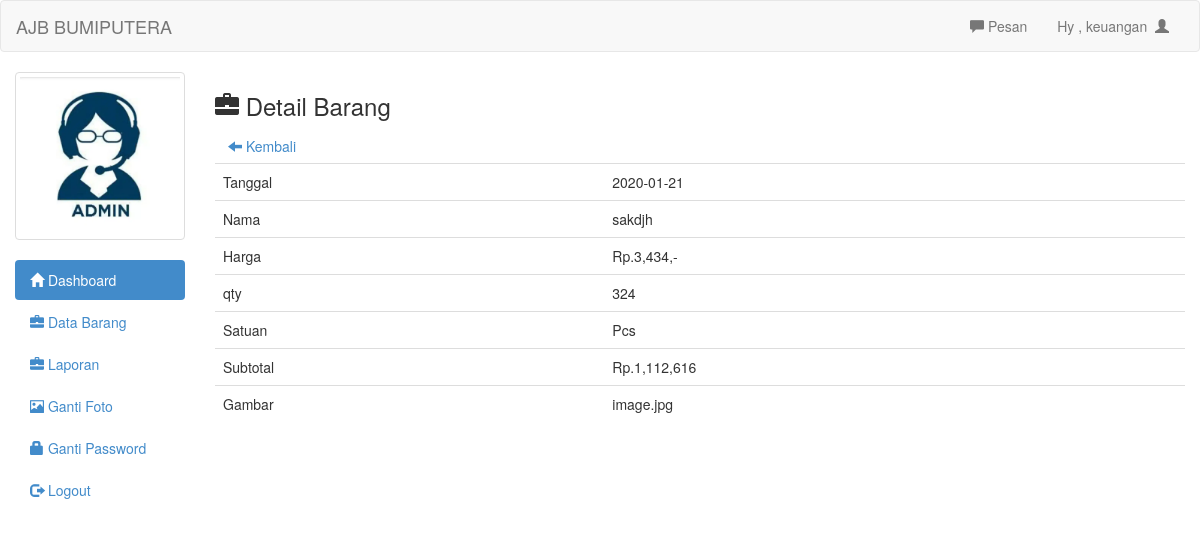
/admin/det_barang.php?id=37 (signed in), run on the app's committed database.
### tables this page shows
CREATE TABLE IF NOT EXISTS `user` (
`id` int(11) NOT NULL,
  `uname` varchar(45) DEFAULT NULL,
  `pass` varchar(70) DEFAULT NULL,
  `level` varchar(45) DEFAULT NULL,
  `foto` tinytext
);

CREATE TABLE IF NOT EXISTS `barang` (
`id` int(11) NOT NULL,
  `tanggal` date DEFAULT NULL,
  `nama` varchar(50) DEFAULT NULL,
  `harga` int(25) DEFAULT NULL,
  `qty` int(11) DEFAULT NULL,
  `satuan` varchar(50) DEFAULT NULL,
  `subtotal` int(25) DEFAULT NULL,
  `idnota` int(11) NOT NULL
);

CREATE TABLE IF NOT EXISTS `nota` (
`idnota` int(11) NOT NULL,
  `gambar` longblob,
  `nama_gambar` varchar(50) DEFAULT NULL,
  `type_gambar` varchar(50) DEFAULT NULL,
  `ukuran_gambar` varchar(50) DEFAULT NULL
);

### admin/det_barang.php (the view)
<?php
include 'header.php';
?>
<h3><span class="glyphicon glyphicon-briefcase"></span>  Detail Barang</h3>
<a class="btn" href="barang.php"><span class="glyphicon glyphicon-arrow-left"></span>  Kembali</a>
<?php
$id_brg=mysql_real_escape_string($_GET['id']);
$det=mysql_query("SELECT
barang.*, nota.nama_gambar FROM barang INNER JOIN nota ON barang.idnota = nota.idnota WHERE id='$id_brg'")or die(mysql_error());
while($d=mysql_fetch_array($det)){
	?>
	<table class="table">
		<tr>
			<td>Tanggal</td>
			<td><?php echo $d['tanggal'] ?></td>
		</tr>
		<tr>
			<td>Nama</td>
			<td><?php echo $d['nama'] ?></td>
		</tr>
		<tr>
			<td>Harga</td>
			<td>Rp.<?php echo number_format($d['harga']) ?>,-</td>
		</tr>
		<tr>
			<td>qty</td>
			<td><?php echo $d['qty'] ?></td>
		</tr>
		<tr>
			<td>Satuan</td>
			<td><?php echo $d['satuan'] ?></td>
		</tr>
		<tr>
			<td>Subtotal</td>
			<td>Rp.<?php echo number_format($d['subtotal']) ?></td>
		</tr>
		<tr>
		<td>Gambar</td>
			<td><?echo $d['nama_gambar']?></td>
		</tr>
	</table>
	<?php
}
?>
<?php include 'footer.php'; ?>

### admin/header.php (shortened to what this page needs)
<!DOCTYPE html>
<html>
<head>
	<link rel="stylesheet" type="text/css" href="../assets/css/bootstrap.css">
	<link rel="stylesheet" type="text/css" href="../assets/js/jquery-ui/jquery-ui.css">
  	<link rel="stylesheet" href="https://cdnjs.cloudflare.com/ajax/libs/bootstrap-datepicker/1.6.4/css/bootstrap-datepicker.css" />
</head>
<body>
	<div class="navbar navbar-default">
		<div class="container-fluid">
			<div class="navbar-header">
				<a href="http://www.malasngoding.com" class="navbar-brand">AJB BUMIPUTERA</a>
			</div>
			<div class="collapse navbar-collapse">
				<ul class="nav navbar-nav navbar-right">
					<li><a id="pesan_sedia" href="#" data-toggle="modal" data-target="#modalpesan"><span class='glyphicon glyphicon-comment'></span>  Pesan</a></li>
					<li><a class="dropdown-toggle" data-toggle="dropdown" role="button" href="#">Hy , <?php echo $_SESSION['uname']  ?>&nbsp&nbsp<span class="glyphicon glyphicon-user"></span></a></li>
				</ul>
			</div>
		</div>
	</div>
	<div class="col-md-2">
		<div class="row">
			<?php
			$use=$_SESSION['uname'];
			$fo=mysql_query("select foto from user where uname='$use'");
			while($f=mysql_fetch_array($fo)){
				?>
				<div class="col-xs-6 col-md-12">
					<a class="thumbnail">
						<img class="img-responsive" src="foto/<?php echo $f['foto']; ?>">
					</a>
				</div>
				<?php
			}
			?>
		</div>
		<ul class="nav nav-pills nav-stacked">
			<li class="active"><a href="index.php"><span class="glyphicon glyphicon-home"></span>  Dashboard</a></li>
			<li><a href="barang.php"><span class="glyphicon glyphicon-briefcase"></span>  Data Barang</a></li>
			<li><a href="laporan.php"><span class="glyphicon glyphicon-briefcase"></span>  Laporan</a></li>
			<li><a href="ganti_foto.php"><span class="glyphicon glyphicon-picture"></span>  Ganti Foto</a></li>
			<li><a href="ganti_pass.php"><span class="glyphicon glyphicon-lock"></span> Ganti Password</a></li>
			<li><a href="logout.php"><span class="glyphicon glyphicon-log-out"></span>  Logout</a></li>
		</ul>
	</div>
	<div class="col-md-10">

### data on the page
user: foto (picture)
barang: tanggal "2020-01-21", nama "sakdjh", harga "3,434", qty "324", satuan "Pcs", subtotal "1,112,616", idnota.nama_gambar "image.jpg"

### other printed values
$_SESSION['uname'] "keuangan"
